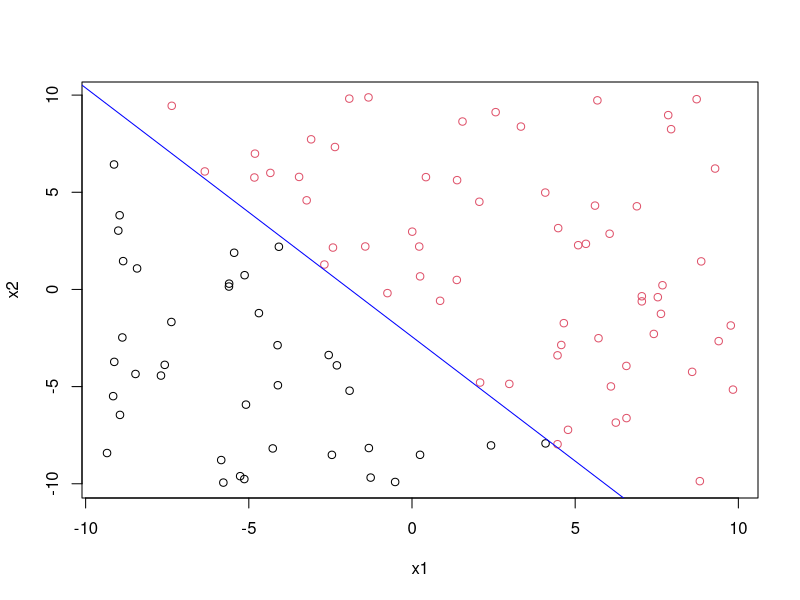

Write the R code that produced this figure. (Note: this script raises an error after producing the figure.)
## Perceptron in R
## Jeff Fossett
## https://github.com/Fossj117/PerceptronR

########### HELPER FUNCTIONS #############

add_boundary <- function(w, color='red'){
  # Plot decision boundary defined by 
  # a parameter vector w
  
  w <- as.numeric(w)  
  
  b = w[1]
  w1 = w[2]
  w2 = w[3]
  
  slope = -(w1/w2)
  intercept = -(b/w2)
  abline(a=intercept, b=slope, col=color)
}

activate <- function(df,w){ 
  # returns current classifications on data 
  # for a given set of params, w
  # 
  # df should be of shape m x n
  # w should be of shape 1 x n
  
  activation <- apply(df, 1, function(x) sum(x*w))
  return(ifelse(activation > 0, 1, -1))
}

random_row <- function(mis_classifs){
  # select a random row number from a 
  # data frame of choices
  
  rand_choice <- if(nrow(mis_classifs)==1){ #if there is only one misclassification, choose it
    as.numeric(rownames(mis_classifs))
  }else{ #otherwise, choose randomly from the misclassified rows
    sample(as.numeric(rownames(mis_classifs)),1) 
  }
  return(rand_choice)
}

################ GENERATE THE DATA ##############################

NUMPTS = 100 
SEED = 117

#randomly choose the TRUE separator
w_true <- runif(3, -5, 5)

#generate random data for classification
x0 <- rep(1, NUMPTS)
x1 <- runif(NUMPTS, -10, 10)
x2 <- runif(NUMPTS,-10,10)
df <- data.frame(x0, x1, x2) #put in a data frame

#get true classifications using w_true
f_class <- activate(df, w_true) 

#plot data
plot(x1,x2, col=factor(f_class))
add_boundary(w_true, color='blue')

##################### LEARNING ##########################

#randomly initialize w_guess = current hypothesis: 
w_guess <- runif(3, -.5, .5)

#plot current hypothesis
#add_boundary(w_guess, color='green') 

#get classifications for current w_guess:
g_class <- activate(df, w_guess) 

##### Start Perceptron Learning Algorithm #######

num_iterations <- 0

while(!all(g_class==f_class)){ #while there are mis-classifications
  
  #store the number of iterations
  num_iterations <- num_iterations + 1
  
  #randomly choose a mis-classified example
  mis_classifs <- df[g_class != f_class,]  
  rand_choice <- random_row(mis_classifs)
  
  #update the weights
  w_guess <- w_guess + f_class[rand_choice]*as.vector(mis_classifs[rownames(mis_classifs)==rand_choice,])
  
  #update predictions with new boudary (and plot)
  g_class <- activate(df, w_guess)
  
  #plot(x1,x2, col=factor(f_class))
  add_boundary(w_guess, color='pink')
  
  #pause before next iteration
  #readline("Press <return> to continue") 
}

print(paste("Converged in", num_iterations, "iterations"))
add_boundary(w_guess, color='red') #plot final boundary


